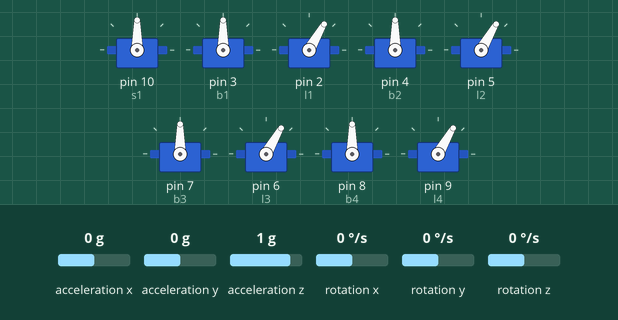
The sketch below on a simulated Arduino Uno, built with avr-gcc and run on an emulated ATmega328P. Parts: 9 × servo. Wiring (inferred from the names in the program): MPU-6050 motion sensor at I2C address 0x68. The inputs (shaded band) are chosen by the test bench; at power-on: acceleration x 0 g, acceleration y 0 g, acceleration z 1 g, rotation x 0 °/s, rotation y 0 °/s, rotation z 0 °/s.

Above: at 2.2 s.
2.3 s: acceleration x set to 0.2 g
3.8 s: acceleration x set to 0.5 g
At 4.4 s:
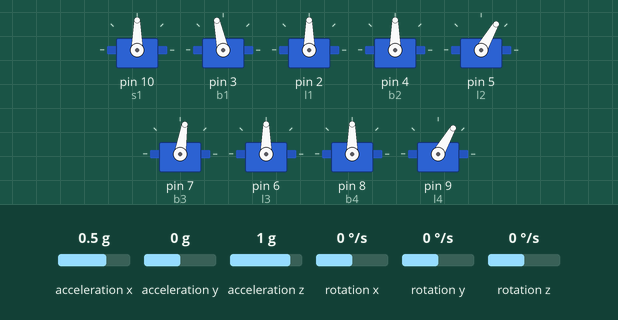
At 5.4 s:
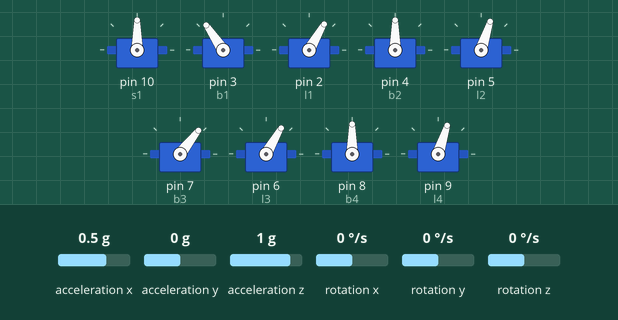
6.8 s: acceleration x set to -1.4 g
At 8.3 s:
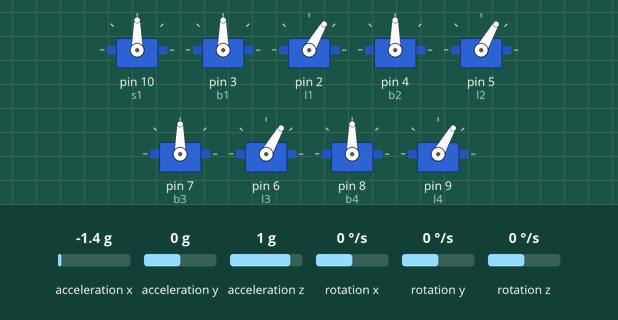
8.6 s: acceleration y set to -0.2 g
10.1 s: acceleration y set to -0.5 g
At 11.7 s:
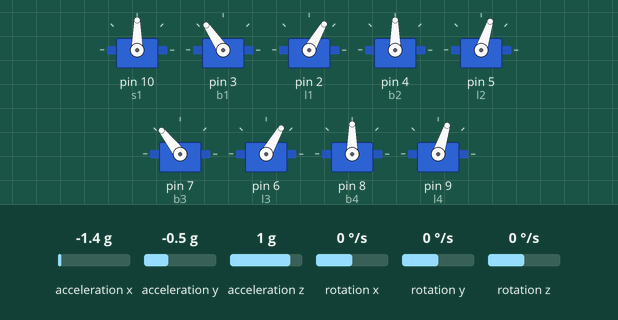
13.1 s: acceleration y set to 0.8 g
Timing chart, 0 to 17.1 s (numbered marks = the images above; inputs shaded):
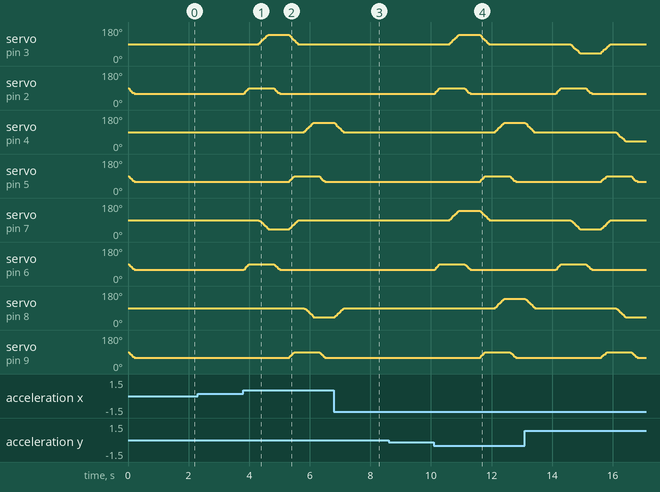

The sketch:

Bot_Control.ino
```cpp
#include <VarSpeedServo.h>
#include "Wire.h"  // This library allows you to communicate with I2C devices.

const int MPU_ADDR = 0x68;  // I2C address of the MPU-6050. If AD0 pin is set to HIGH, the I2C address will be 0x69.

int16_t accelerometer_x, accelerometer_y, accelerometer_z;  // variables for accelerometer raw data
int16_t gyro_x, gyro_y, gyro_z;                             // variables for gyro raw data
int16_t temperature;                                        // variables for temperature data

char tmp_str[7];  // temporary variable used in convert function

char* convert_int16_to_str(int16_t i) {  // converts int16 to string. Moreover, resulting strings will have the same length in the debug monitor.
  sprintf(tmp_str, "%6d", i);
  return tmp_str;
}


VarSpeedServo s1;
VarSpeedServo b1;
VarSpeedServo b2;
VarSpeedServo b3;
VarSpeedServo b4;
VarSpeedServo l1;
VarSpeedServo l2;
VarSpeedServo l3;
VarSpeedServo l4;
int trigpin = A4;
int echopin = A3;
int cm;
int duration;
int dl, dm, dr;

void setup() {
  pinMode(trigpin, OUTPUT);
  pinMode(echopin, INPUT);
  s1.attach(10);
  b1.attach(3);
  l1.attach(2);
  b2.attach(4);
  l2.attach(5);
  b3.attach(7);
  l3.attach(6);
  b4.attach(8);
  l4.attach(9);
  stand();
  delay(1000);
  Wire.begin();
  Wire.beginTransmission(MPU_ADDR);  // Begins a transmission to the I2C slave (GY-521 board)
  Wire.write(0x6B);                  // PWR_MGMT_1 register
  Wire.write(0);                     // set to zero (wakes up the MPU-6050)
  Wire.endTransmission(true);
}

void loop() {
  Wire.beginTransmission(MPU_ADDR);
  Wire.write(0x3B);                         // starting with register 0x3B (ACCEL_XOUT_H) [MPU-6000 and MPU-6050 Register Map and Descriptions Revision 4.2, p.40]
  Wire.endTransmission(false);              // the parameter indicates that the Arduino will send a restart. As a result, the connection is kept active.
  Wire.requestFrom(MPU_ADDR, 7 * 2, true);  // request a total of 7*2=14 registers

  // "Wire.read()<<8 | Wire.read();" means two registers are read and stored in the same variable
  accelerometer_x = Wire.read() << 8 | Wire.read();  // reading registers: 0x3B (ACCEL_XOUT_H) and 0x3C (ACCEL_XOUT_L)
  accelerometer_y = Wire.read() << 8 | Wire.read();  // reading registers: 0x3D (ACCEL_YOUT_H) and 0x3E (ACCEL_YOUT_L)


  if (accelerometer_x > 5000) {
    walk();
    delay(1000);
  } else if (accelerometer_y < -5000) {
    right_turn();
    delay(1000);
  } else if (accelerometer_y > 5000) {
    left_turn();
    delay(1000);
  }
}

int us_read() {
  digitalWrite(trigpin, LOW);
  delayMicroseconds(2);
  digitalWrite(trigpin, HIGH);
  delayMicroseconds(2);
  digitalWrite(trigpin, LOW);
  delayMicroseconds(2);
  duration = pulseIn(echopin, HIGH);
  cm = (duration / 29 / 2);
  delay(100);
  return (cm);
}
void stand() {
  s1.write(90, 100);
  b1.write(90, 100);
  b2.write(90, 100);
  b3.write(90, 100);
  b4.write(90, 100);

  l1.write(60, 100);
  l2.write(60, 100);
  l3.write(60, 100);
  l4.write(60, 100);
}

void walk() {
  l1.write(90, 100);
  l3.write(90, 100);
  delay(500);

  b1.write(140, 100);
  b3.write(40, 100);
  delay(500);

  l1.write(60, 100);
  l3.write(60, 100);
  delay(500);

  b1.write(90, 100);
  b3.write(90, 100);
  l2.write(90, 100);
  l4.write(90, 100);
  delay(500);

  b2.write(140, 100);
  b4.write(40, 100);
  delay(500);

  l2.write(60, 100);
  l4.write(60, 100);
  delay(500);

  b2.write(90, 100);
  b4.write(90, 100);
}

void left_turn() {
  l1.write(90, 100);
  l3.write(90, 100);
  delay(500);

  b1.write(40, 100);
  b3.write(40, 100);
  delay(500);

  l1.write(60, 100);
  l3.write(60, 100);
  delay(500);

  b1.write(90, 100);
  b3.write(90, 100);
  l2.write(90, 100);
  l4.write(90, 100);
  delay(500);

  b2.write(40, 100);
  b4.write(40, 100);
  delay(500);

  l2.write(60, 100);
  l4.write(60, 100);
  delay(500);

  b2.write(90, 100);
  b4.write(90, 100);
}

void right_turn() {
  l1.write(90, 100);
  l3.write(90, 100);
  delay(500);

  b1.write(140, 100);
  b3.write(140, 100);
  delay(500);

  l1.write(60, 100);
  l3.write(60, 100);
  delay(500);

  b1.write(90, 100);
  b3.write(90, 100);
  l2.write(90, 100);
  l4.write(90, 100);
  delay(500);

  b2.write(140, 100);
  b4.write(140, 100);
  delay(500);

  l2.write(60, 100);
  l4.write(60, 100);
  delay(500);

  b2.write(90, 100);
  b4.write(90, 100);
}
```

Measured:
- the behaviour switches between 0.3 and 0.4 g on acceleration x (found by bisection; images 0 and 1)
- the behaviour switches between -0.3 and -0.4 g on acceleration y (found by bisection; images 3 and 4)
- after the input at 2.3 s, every drawn part: stays the same
- after the input at 3.8 s, servo on pin 3 (b1): rises from 90° to 140° in 0.30 s, then falls to 90° in 0.98 s; servo on pin 2 (l1): rises from 60° to 90° in 0.18 s, then falls to 60° in 1.0 s
- after the input at 6.8 s, servo on pin 3 (b1): stays 90° (without the input it goes to 93° after 1.5 s); servo on pin 2 (l1), servo on pin 6 (l3): stays 60° (without the input it goes to 63° after 1.0 s); servo on pin 7 (b3): stays 90° (without the input it goes to 87° after 1.5 s)
- after the input at 8.6 s, every drawn part: stays the same
- after the input at 10.1 s, servo on pin 3 (b1): rises from 90° to 140° in 0.30 s, then falls to 90° in 0.98 s; servo on pin 2 (l1): rises from 60° to 90° in 0.18 s, then falls to 60° in 1.0 s
